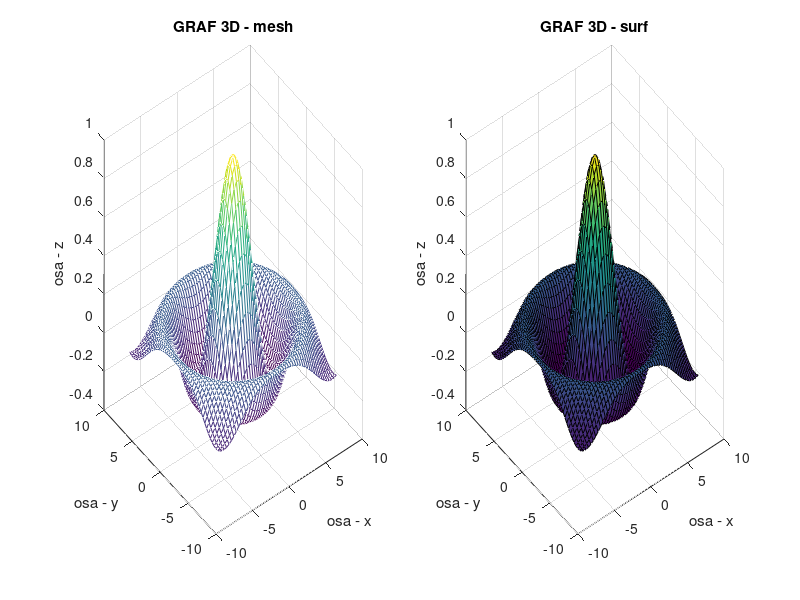

This chart was generated by the following MATLAB code:
clear all;
clc;
clf;

dx = linspace(-8, 8, 50); 
dy = dx; 
[x,y] = meshgrid(dx,dy); 
r = sqrt(x.^2 + y.^2); 
z = sin(r)./r; 

figure('Name','Measured Data');
subplot(1,2,1); 
mesh(x,y,z);
grid on
title('GRAF 3D - mesh');
xlabel('osa - x');
ylabel('osa - y'); 
zlabel('osa - z');

subplot(1,2,2); 
surf(x,y,z);
grid on
title('GRAF 3D - surf');
xlabel('osa - x');
ylabel('osa - y'); 
zlabel('osa - z');